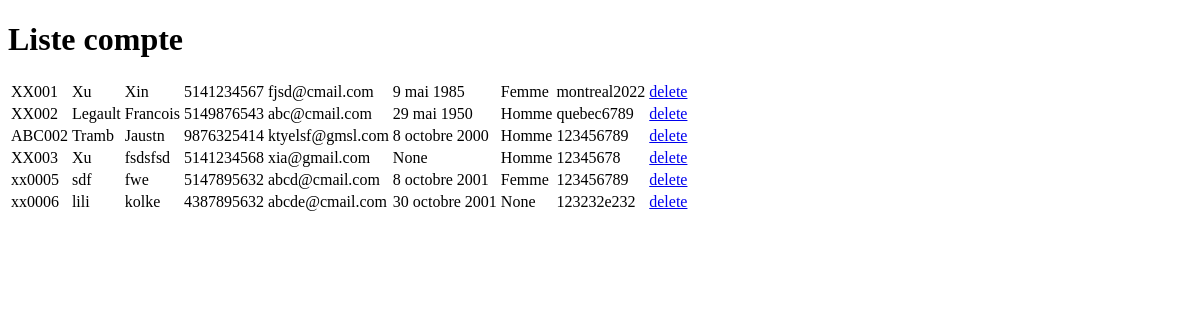
The app's page /compte/liste/, older data.
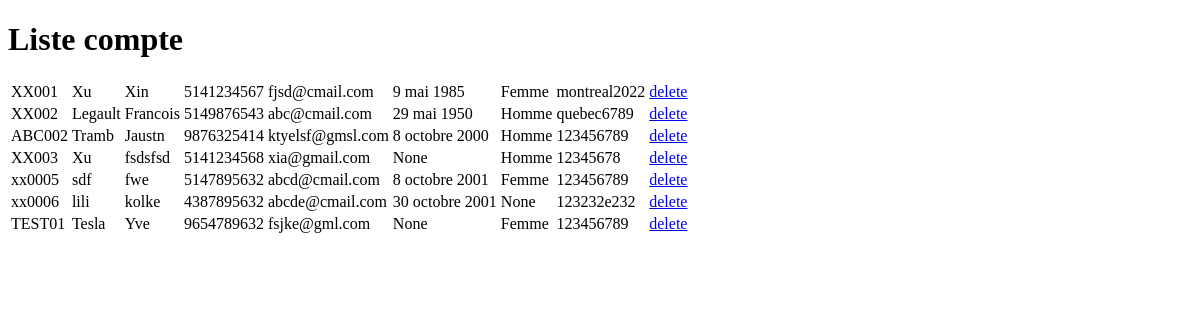
The same page, newer data.
### gestion_vente/models.py (models this page shows, shortened)
class CompteUser(models.Model):
    nomCompte = models.CharField(verbose_name='Nom Compte',max_length=20, unique=True)
    nom = models.CharField(verbose_name='Nom',  max_length=20)
    prenom = models.CharField(verbose_name='Prenom', max_length=20)
    telephone = models.CharField(verbose_name='Telephone', max_length=20)
    courriel = models.EmailField(verbose_name='courriel')
    motDePasse = models.CharField(verbose_name='Mot de passe',  max_length=30)
    dateNaissance = models.DateField(verbose_name='Date de naissance', null=True, blank=True)
    gender_choices = (
        (1, 'Homme'),
        (2, 'Femme'),
    )
    gender = models.SmallIntegerField(verbose_name='Sexe', choices=gender_choices,null=True, blank=True)

### gestion_vente/views.py (the view)
# urls.py: path("compte/liste/", views.compte_liste, name="compte_liste"),
def compte_liste(request):
    liste1 = models.CompteUser.objects.all()
    row = models.CompteUser.objects.filter(id=1).first()
    form = CompteModelForm(instance=row)
    return render(request, "compte_liste.html", {"liste1":liste1, 'form': form})

### gestion_vente/templates/compte_liste.html (shortened to what this page needs)
<!DOCTYPE html>
<html lang="en">
<head>
</head>
<body>
    <h1>Liste compte</h1>
    <div>
        <table>
            {% for user in liste1 %}
            <tr>
                <td>{{ user.nomCompte }}</td>
                <td>{{ user.nom }}</td>
                <td>{{ user.prenom }}</td>
                <td>{{ user.telephone }} </td>
                <td>{{ user.courriel }}</td>
                <td>{{ user.dateNaissance }}</td>
                <td>{{ user.get_gender_display }}</td>
                <td>{{ user.motDePasse }}</td>
                <td><a href="/compte/{{ user.id }}/delete">delete</a></td>
            </tr>
            {% endfor %}
        </table>
    </div>
</body>
</html>

Row changes from the older to the newer data that the page shows:
added CompteUser: nomCompte "TEST01", nom "Tesla", prenom "Yve", telephone "9654789632", courriel "fsjke@gml.com", dateNaissance "None", gender "Femme", motDePasse "123456789"
